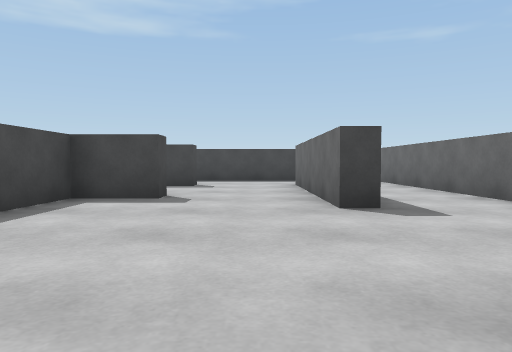
view 1 (above)

18 first-person views from a walk through a 3-D level made in the Unity game engine. The camera is 0.55 m above the floor, tilts 2° down and sees 70° across. The floor is counted in squares, 1 m on a side. Each view is taken from the middle of a square. On the plan, view 1 faces up. The plan holds only what a view shows up to about 9 squares ahead; the rest is blank. The player is left out. Some animated figures are left out.

view 2
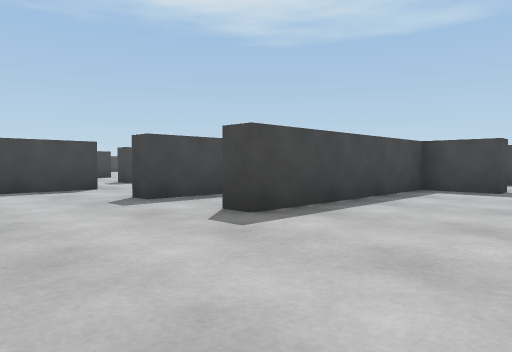

view 3
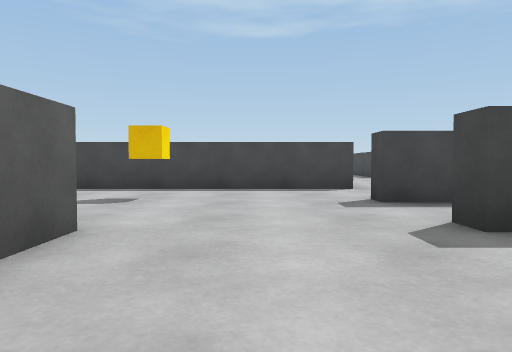

view 4
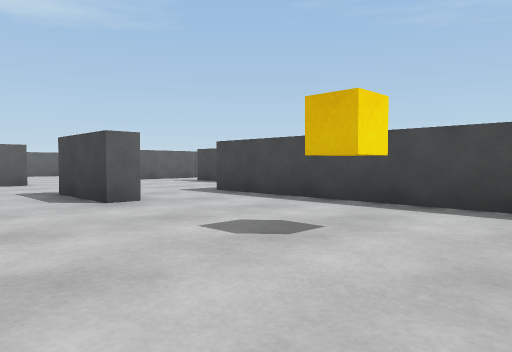

view 5
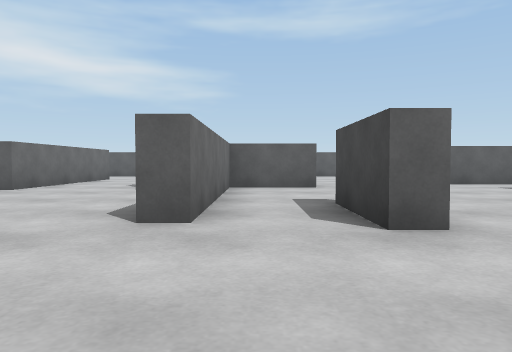

view 6
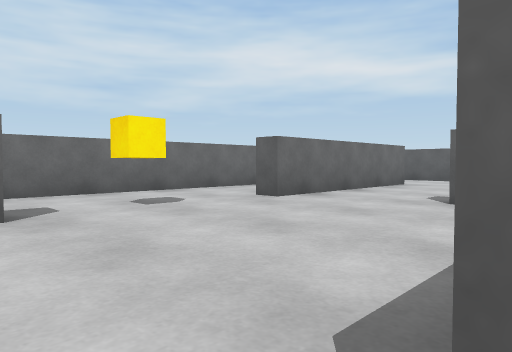

view 7
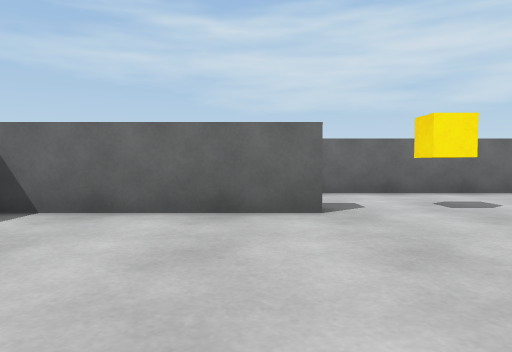

view 8
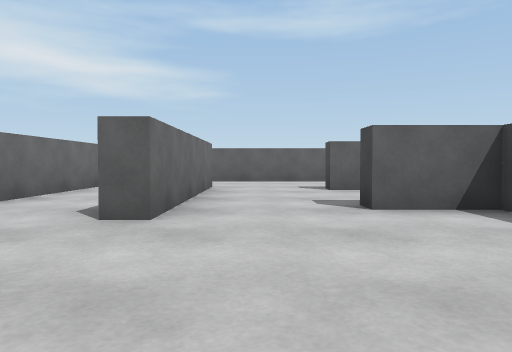

view 9
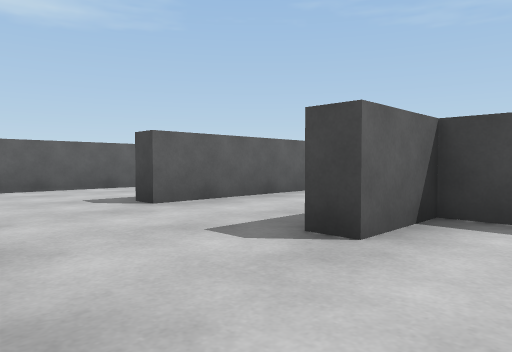

view 10
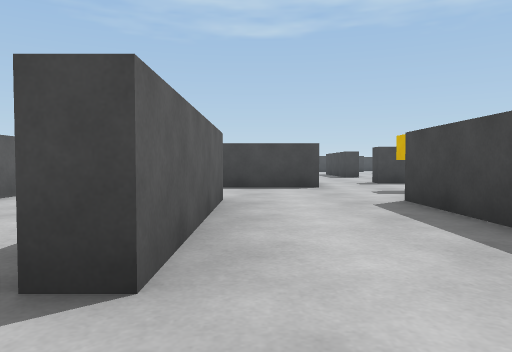

view 11
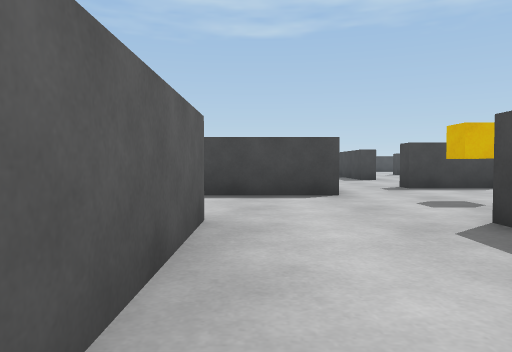

view 12
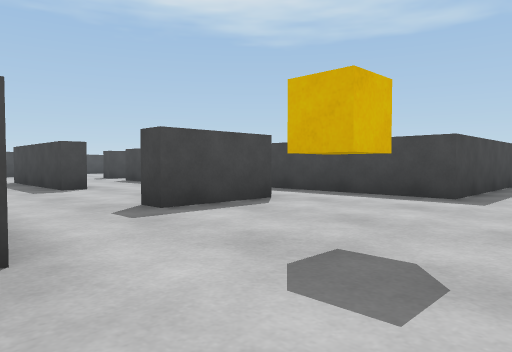

view 13
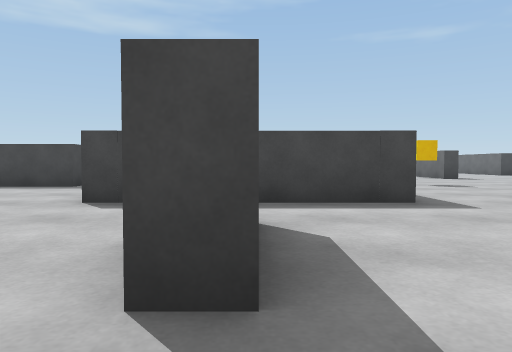

view 14
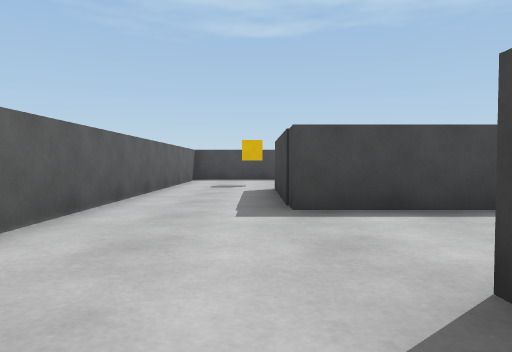

view 15
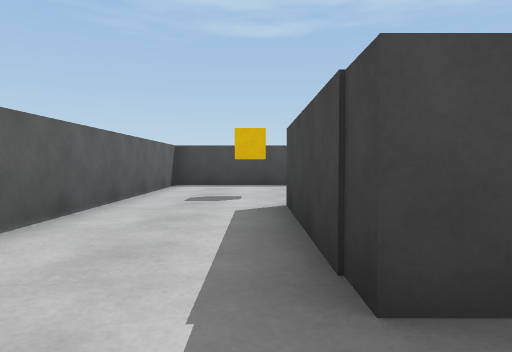

view 16
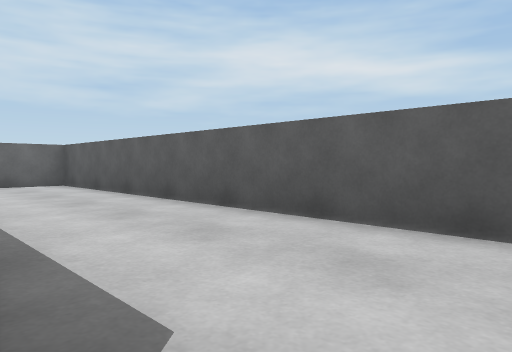

view 17
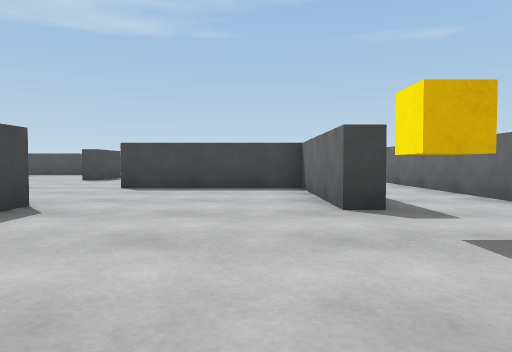

view 18
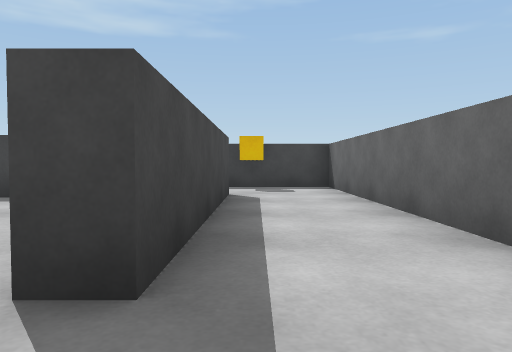

### Floor plan
Points are (right, up) in squares from view 1. A wall is a line through its corners. A room is listed if a view was taken in it or the views show most of it. See-through windows are left out.
Room 1 (views 1, 2, 3, 4, 5, 6, 7, 8, 9, 10, 11, 12, 17, 18)
walls: (-3, -2.5) (-2, -2.5); (1.6, -6.7) (1, -6.7) (1, -3) (-3, -3); (-5.1, 2.2) (-5.1, 0.8) (-5.6, 0.8); (-3.4, -7.5) (-3.4, -6.3) (-2.9, -6.3) (-2.9, -6.9); (-5.6, -6) (-5.1, -6) (-5.1, -7.9); (-7.8, 1.1) (-7.8, -6.9); (-1.5, 6.2) (-1.5, 5.7) (-2.9, 5.7) (-2.9, 0.8) (-3.5, 0.8); (3.7, 5.2) (3.7, 11.5) (1.4, 11.5); (-2.9, -10.6) (-2.9, -11.3) (-1.2, -11.3); (-1.5, -11.2) (-1.5, -11.9); (-3, -11.8) (-5.4, -11.8); (-1.5, 8.9) (-2.2, 8.9); (1.5, 9.4) (1.5, 4.4) (1, 4.4) (1, 8.9); (-5.6, -14.5) (-1.5, -14.5) (-1.5, -15); (1, -15.6) (1, -10.5) (1.6, -10.5); (0.5, -18) (3.7, -18) (3.7, -2)
ways out: opening at (-6.5, -6.5) to room 2; opening at (-5.5, -13.5) to room 2; opening at (-4, -7) to room 2; opening at (-0.5, -15) to room 2; opening at (1, -16.5) to room 2; opening at (-6.5, 1); opening at (-4, 1.5); opening at (-0.5, 9); opening at (1, 10.5)
objects: cube (-6, -3); cube (1, -8); cube (2, 11)
Room 2 (views 13, 14, 15, 16)
walls: (-8.3, -12.5) (-8.3, -15.6) (-11.8, -15.6); (-5.5, -11.3) (-3.4, -11.3) (-3.4, -7.5); (-10, -8.6) (-10, -10.7) (-10.5, -10.7); (-7.8, -6.9) (-10.5, -6.9); (-13.5, -18) (0.5, -18)
ways out: opening at (-6.5, -6.5) to room 1; opening at (-5.5, -13.5) to room 1; opening at (-4, -7) to room 1; opening at (-0.5, -15) to room 1; opening at (1, -16.5) to room 1; opening at (-13, -16.5); opening at (-10, -11.5); opening at (-10, -8)
objects: cube (-13, -16); cube (-7, -11)

Positions as (right, up) in squares from view 1, and headings:
1: (0, 0), facing up
2: (0, -2), facing up-left
3: (0, -1), facing left
4: (-3, -1), facing down-left
5: (-4, -3), facing down
6: (-3, -6), facing down-right
7: (-3, -6), facing right
8: (0, -7), facing down
9: (1, -10), facing down-left
10: (0, -14), facing left
11: (-2, -14), facing left
12: (-6, -13), facing up-left
13: (-10, -12), facing up
14: (-4, -16), facing left
15: (-7, -16), facing left
16: (-6, -15), facing down-right
17: (0, -11), facing up
18: (2, 3), facing up
